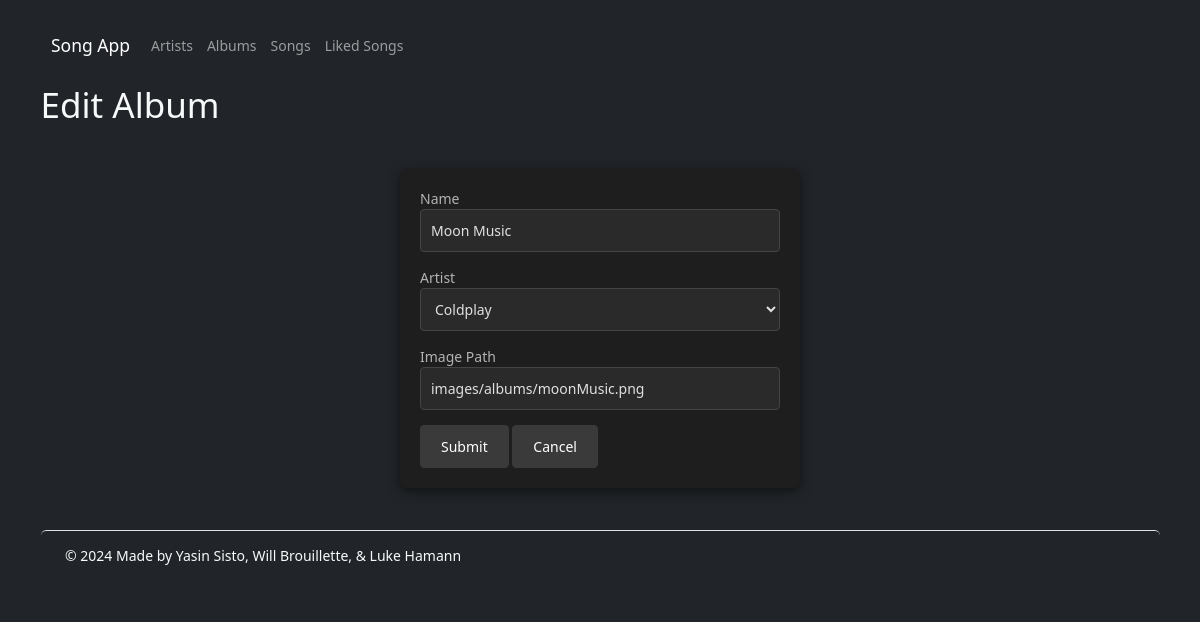
/?action=albumForm&albumId=1, run on the app's committed database.
### tables this page shows
CREATE TABLE albums (
    id        int           AUTO_INCREMENT,
    name      varchar(127)  NOT NULL,
    imagePath varchar(1023) NOT NULL,
    artistId  int           NOT NULL,
    PRIMARY KEY (id),
    CONSTRAINT albumsUkNameArtistId UNIQUE (name, artistId),
    CONSTRAINT albumsFkArtistId FOREIGN KEY (artistId) REFERENCES artists(id)
        ON DELETE CASCADE
);

CREATE TABLE artists (
    id               int           AUTO_INCREMENT,
    name             varchar(127)  NOT NULL,
    imagePath        varchar(1023) NOT NULL,
    monthlyListeners int           NOT NULL,
    PRIMARY KEY (id),
    CONSTRAINT artistsUkName UNIQUE (name)
);

### index.php (called while the page is built, shortened)
<?php
require('models/_database.php');
require('models/artists.php');
require('models/albums.php');
require('controllers/albumsController.php');

### models/albums.php (called while the page is built, shortened)
<?php
function getAlbum(int $albumId) : array
{
    global $db;
    $query = 'SELECT albums.id id, albums.name name, albums.artistId artistId,
                     albums.imagePath imagePath, artists.name artistName
              FROM albums
                  JOIN artists ON albums.artistId = artists.id
              WHERE albums.id = :albumId';
    $statement = $db->prepare($query);
    $statement->bindValue(':albumId', $albumId);
    $statement->execute();
    $album = $statement->fetch();
    return $album;
}
?>

### models/artists.php (called while the page is built, shortened)
<?php
function getAllArtists() : array
{
    global $db;
    $query = 'SELECT id, name, monthlyListeners, imagePath
              FROM artists
              ORDER BY LOWER(name)';
    $statement = $db->prepare($query);
    $statement->execute();
    $artists = $statement->fetchAll();
    return $artists;
}
?>

### views/albums/albumForm.php (the view, shortened to what this page needs)
<?php include('views/_partials/header.php'); ?>
<h1>
    <?php echo ($album['id'] == 0 ? 'Add' : 'Edit') . ' Album'; ?>
</h1>
<form action="." method="post" class="form form-dark">
    <div class="form-group">
        <label for="name" class="label">Name</label>
        <input type="text" name="name" id="name" class="input"
            value="<?php echo htmlspecialchars($album['name']); ?>" />
    </div>
    <div>
        <label for="artistId" class="label">Artist</label>
        <select name="artistId" id="artistId" class="select">
            <?php foreach ($artists as $artist) : ?>
                <option value="<?php echo $artist['id']; ?>"
                    <?php if ($album['artistId'] == $artist['id']) : ?>
                        selected
                    <?php endif; ?>>
                    <?php echo htmlspecialchars($artist['name']) ?>
                </option>
            <?php endforeach; ?>
        </select>
    </div>
    <div class="form-group">
        <label for="imagePath" class="label">Image Path</label>
        <input type="text" name="imagePath" id="imagePath" class="input"
            value="<?php echo htmlspecialchars($album['imagePath']); ?>" />
    </div>
    <div class="form-group">
        <input type="submit" value="Submit" class="btn btn-dark" />
        <?php
            if ($album['id'] == 0)
            {
                $href = '.?action=listAlbums';
            }
            else
            {
                $href = '.?action=viewAlbum&albumId=' . $album['id'];
            }
        ?>
        <a href="<?php echo $href; ?>" class="btn btn-cancel">Cancel</a>
    </div>
</form>
<?php include('views/_partials/footer.php'); ?>

### css/site.css (style rules this page uses)
:root { font-family: 'Arial', sans-serif; font-size: 14px; position: relative; min-height: 100%; }
body { background-color: #121212; color: #e0e0e0; }
.btn { background-color: #3a3a3a; color: #fff; border: none; border-radius: 0.3rem; padding: 0.8rem 1.5rem; }
.btn-submit, .btn-cancel { cursor: pointer; transition: background-color 0.3s ease; text-decoration: none; display: inline-block; }
.form { background-color: #1e1e1e; padding: 20px; border-radius: 8px; box-shadow: 0 4px 12px rgba(0, 0, 0, 0.5); max-width: 400px; margin: 3rem auto; }
.label { color: #b3b3b3; }
.input { color: #e0e0e0; background-color: #2a2a2a; border: 1px solid #444; border-radius: 4px; padding: 10px; width: 100%; margin-bottom: 15px; }
.select { background-color: #2a2a2a; color: #e0e0e0; border: 1px solid #444; border-radius: 4px; padding: 10px; width: 100%; margin-bottom: 15px; }

### data on the page
albums: name "Moon Music", artistId "Coldplay", imagePath "images/albums/moonMusic.png"
